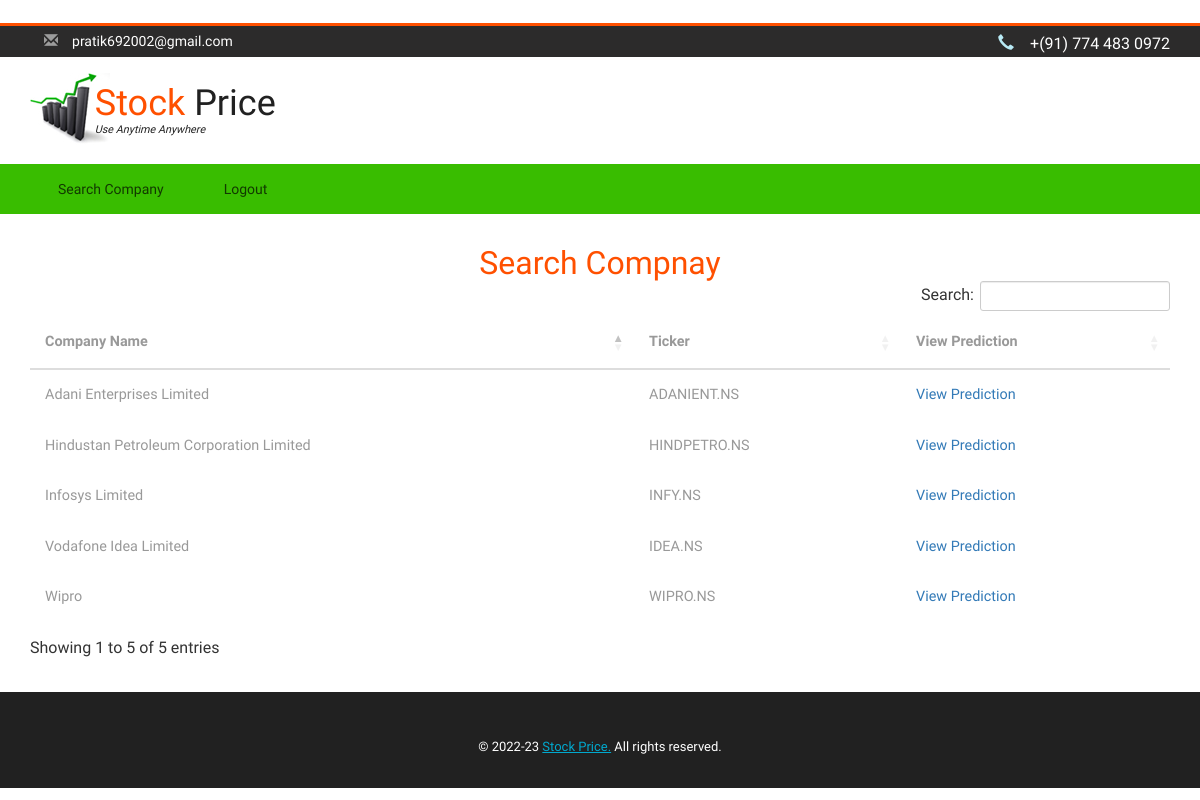
Screenshot of /searchcompany (signed in) with the database file from the repository.
### app/models.py (models this page shows)
class Company(models.Model):
    name = models.TextField(primary_key=True)
    ticker = models.TextField()
    class Meta:
        db_table = 'tblCompany'

### app/views.py (the view)
# urls.py: path('searchcompany', app.views.search_company),
def search_company(request):
    if 'ulogin' in request.session and request.session['ulogin']:
        companies = None
        message = ''
        try:
            companies = Company.objects.all()
        except Exception as ex:
            message = ex
        return render(request, 'user/search_company.html', {'message': message, 'companies': companies})
    else:
        return redirect(login)

### templates/user/search_company.html (shortened to what this page needs)
{% extends "user/base.html" %}
{% block content %}
<link href="/static/css/datatables.min.css" rel="stylesheet" type="text/css" media="all"/>
<div class="login">
    <div class="container">
        <h3>Search Compnay</h3>
        <div class="table-responsive">
            <table id="companies" class="table table-bcompanyed">
                <thead>
                <tr>
                    <th>Company Name</th>
                    <th>Ticker</th>
                    <th>View Prediction</th>
                </tr>
                </thead>
                <tbody>
                {% for company in companies %}
                <tr>
                    <td>{{ company.name }}</td>
                    <td>{{ company.ticker }}</td>
                    <td><a href="prediction?company={{company.name}}">View Prediction</a></td>
                </tr>
                {% endfor %}
                </tbody>
            </table>
        </div>
    </div>
</div>
{% endblock %}

### templates/user/base.html (shortened to what this page needs)
﻿<!DOCTYPE html>
<html lang="en">
<head>
    <link href="static/css/bootstrap.css" rel="stylesheet" type="text/css" media="all"/>
    <link href="static/css/style.css" rel="stylesheet" type="text/css" media="all"/>
</head>
<body>
<div class="header">
    <div class="w3ls_header_top">
        <div class="container">
            <div class="w3l_header_left">
                <ul class="w3layouts_header">
                    <li class="w3layouts_header_list">
                        <i class="glyphicon glyphicon-envelope" aria-hidden="true"></i><a
                            href="mailto:pratik692002@gmail.com">pratik692002@gmail.com</a>
                    </li>
                </ul>
            </div>
            <div class="w3l_header_right">
                <h2><i class="glyphicon glyphicon-earphone" aria-hidden="true"></i>+(91) 774 483 0972</h2>
            </div>
            <div class="clearfix"></div>
        </div>
    </div>
    <div class="w3ls_header_middle">
        <div class="container">
            <div class="agileits_logo">
                <h1><a href="searchcompany"><span>Stock</span> Price<i>Use anytime anywhere</i></a></h1>
            </div>
            <div class="clearfix"></div>
        </div>
    </div>
</div>
<div class="trade_navigation">
    <div class="container">
        <nav class="navbar nav_bottom">
            <div class="collapse navbar-collapse" id="bs-megadropdown-tabs">
                <nav class="wthree_nav">
                    <ul class="nav navbar-nav nav_1">
                        <li><a href="searchcompany">Search Company</a></li>
                        <li><a href="/">Logout</a></li>
                    </ul>
                </nav>
            </div>
        </nav>
    </div>
</div>
{%block content%}
{%endblock%}
<div class="footer">
    <div class="container">
        <p>© 2022-23 <a href="#">Stock Price.</a> All rights reserved.</p>
    </div>
</div>
</body>
</html>

### static/css/style.css (style rules this page uses)
html, body { font-size: 100%; font-family: 'Muli', sans-serif; background:#ffffff; }
ul li,ol li { font-size:14px; }
p { margin:0; font-size:13px; }
h1,h2,h3,h4,h5,h6,a { font-family: 'Muli', sans-serif; margin:0; }
ul,label { margin:0; padding:0; }
.w3ls_header_top { padding: .3em 0; background:#2C2B2B; border-top: 3px solid #ff5000; }
.w3layouts_header li { display:inline-block; }
.w3layouts_header li i { padding:0 1em; color:#9c9c9c; font-style:normal; }
.w3layouts_header li a { color:#fff; text-decoration:none; }
.w3l_header_left { float:left; }
.w3l_header_right { float:right; }
.w3l_header_right h2 { font-size: 1em; color: #fff; margin: .2em 0 0; }
.w3l_header_right h2 i { padding-right:1em; color:#B8EAF5; }
.agileits_logo { float:left; }
.agileits_logo h1 a { font-size: 1em; color: #212121; text-decoration: none; background: url(../images/1.jpg) no-repeat 0px 0px; height: 75px; display: block; padding-left: 1.8em; padding-top: .3em; }
.agileits_logo h1 a span { color:#ff5000; }
.agileits_logo h1 a i { display:block; text-transform:capitalize; font-size:.3em; }
.w3ls_header_middle { padding: 1em 0; }
.trade_navigation { background:#39bd00; }
.navbar-nav > li { float: none; display: inline-block; }
.navbar { margin-bottom: 0; border: none; }
.navbar-nav > li > a { padding:15px 28px; text-transform: capitalize; color:#123901; }
.navbar-collapse { padding: 0; box-shadow: none; }
.footer { padding:2em 0; background:#212121; text-align:center; }
.footer p { color:#fff; margin:1em 0 0; line-height:1.5em; }
.footer p a { color:#01A9CE; text-decoration:underline; }
.glyphicon { position: relative; top: 1px; display: inline-block; font-family: 'Glyphicons Halflings'; font-style: normal; font-weight: 400; line-height: 1; -webkit-font-smoothing: antialiased; -moz-osx-font-smoothing: grayscale; color: #777; }
.typo_w3_agile_head,.contact h3,.login h3 { font-size:2em; color:#ff5000; text-align:center; }
.typo,.faq,.contact,.w3_agileits_keep_touch,.login { padding: 2em 0; }
.table > thead > tr > th, .table > tbody > tr > th, .table > tfoot > tr > th, .table > thead > tr > td, .table > tbody > tr > td, .table > tfoot > tr > td { border-top: none !important; }
.table td, .table>tbody>tr>td, .table>tbody>tr>th, .table>tfoot>tr>td, .table>tfoot>tr>th, .table>thead>tr>td, .table>thead>tr>th { padding: 15px!important; }
.table > thead > tr > th, .table > tbody > tr > th, .table > tfoot > tr > th, .table > thead > tr > td, .table > tbody > tr > td, .table > tfoot > tr > td { font-size: 0.9em; color: #999; border-top: none !important; }

### rows the page displays
Company: name "Adani Enterprises Limited", ticker "ADANIENT.NS"
Company: name "Vodafone Idea Limited", ticker "IDEA.NS"
Company: name "Infosys Limited", ticker "INFY.NS"
Company: name "Wipro", ticker "WIPRO.NS"
Company: name "Hindustan Petroleum Corporation Limited", ticker "HINDPETRO.NS"
